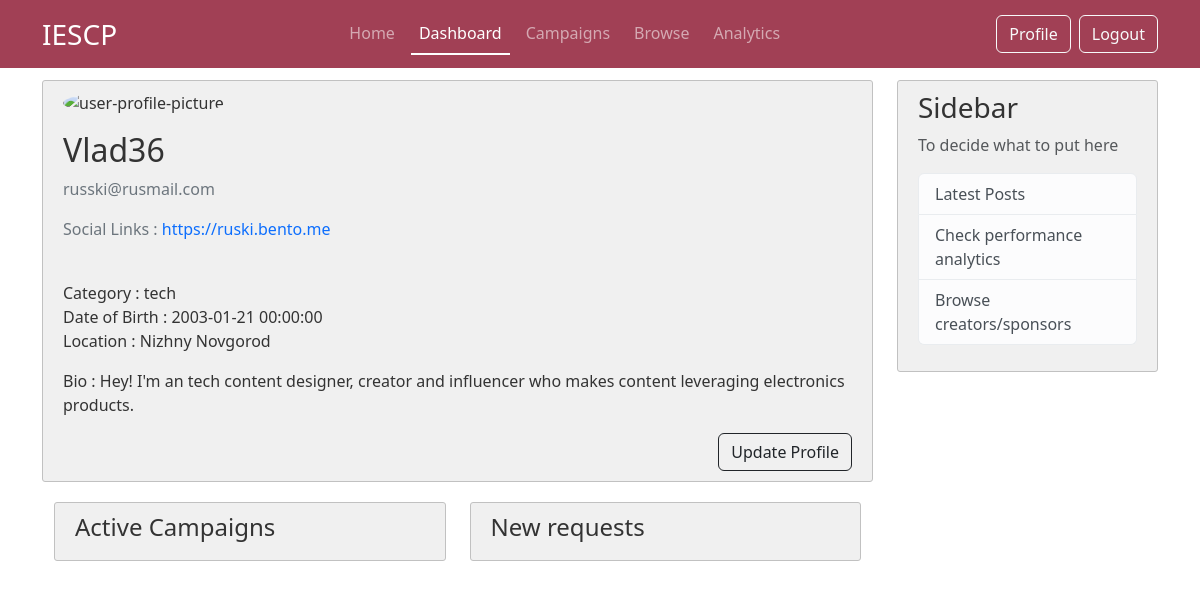
Page /dashboard (signed in) on the earlier database version.
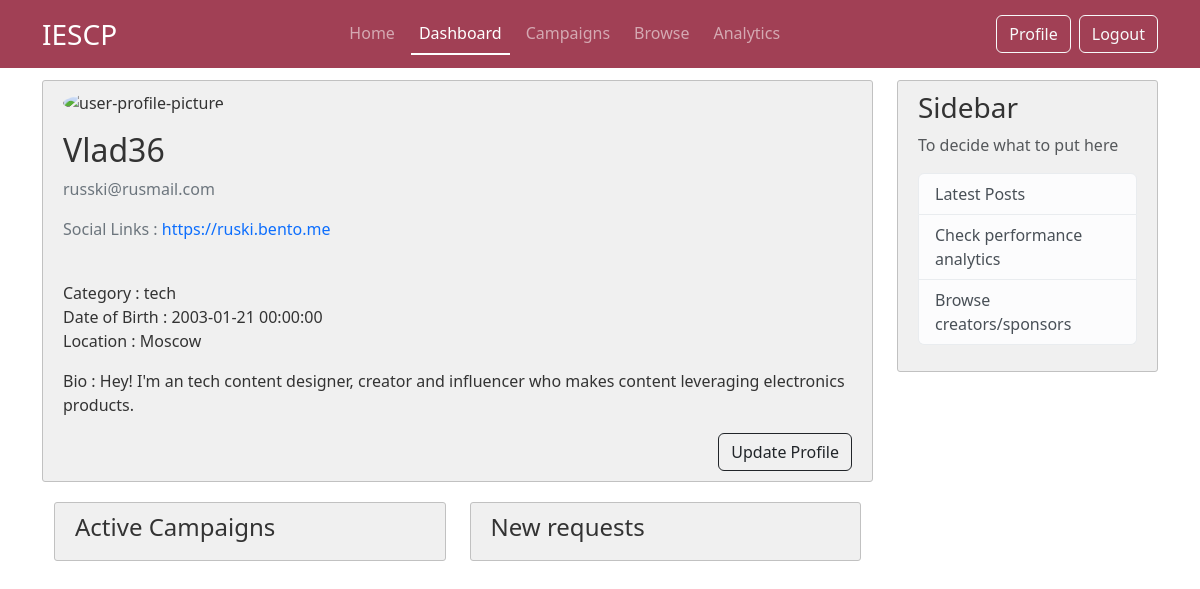
Same page on the later database version.
### iescp/models.py (models this page shows, shortened)
class Creator(db.Model, UserMixin):
     __tablename__ = 'creator'
     id = db.Column(db.Integer, primary_key=True)
     common_id = db.Column(db.Integer, db.ForeignKey('commonuser.id'), nullable = False)
     social_link_1 = db.Column(db.String(120), nullable=False)
     social_link_2 = db.Column(db.String(120))
     social_link_3 = db.Column(db.String(120))
     category = db.Column(db.String(50), nullable= False)
     location= db.Column(db.String(100), nullable= False)
     dob = db.Column(db.DateTime, nullable=False)
     bio = db.Column(db.Text, nullable= False)

### iescp/routes.py (the view)
@app.route("/dashboard")
@login_required
def dashboard():
     if current_user.role == "Sponsor":
          return render_template("sponsor/01_sponsor_dashboard.html", title= "Dashboard")
     elif current_user.role == "Creator":
          creator_data = Creator.query.filter_by(common_id=current_user.id).first()
          return render_template("creator/01_creator_dashboard.html", title= "Dashboard", creator_data=creator_data)
     else:
          return redirect(url_for('home'))

### iescp/models.py (called while the page is built)
@login_manager.user_loader
def load_user(user_id):
     return CommonUser.query.get(int(user_id))

### iescp/templates/creator/01_creator_dashboard.html (shortened to what this page needs)
{% extends "layout.html" %}
{% block content %}
<div class="content-section">
    <div class="media">
        <img src="" alt="user-profile-picture" class="rounded-circle account-img">
        <div class="media-body">
            <h2 class="account-name"> {{current_user.username}}</h2>
            <p class="text-secondary">{{ current_user.email  }}</p>
            <p class="text-secondary"> Social Links :
                {% if creator_data %}
                    {% if creator_data.social_link_1 %}
                        <a href="{{ creator_data.social_link_1 }}" target="_blank"> {{ creator_data.social_link_1 }}</a>
                    {% endif %}
                {% endif %}
            </p>
            <p class="article-content">
                <span> Category : {{ creator_data.category }} </span>
                <span> Date of Birth : {{ creator_data.dob }} </span>
                <span> Location : {{ creator_data.location}} </span>
            </p>
            <p class="article-content">Bio : {{ creator_data.bio }}</p>
        </div>
    </div>
    <div class="text-end">
        <a class="btn btn-outline-dark" href="{{url_for('creator_profile')}}">Update Profile</a>
    </div>
</div>
<div class="container">
<div class="row ">
    <div class="col-md-6">
        <div class="content-section">
            <h2 class="fs-4"> Active Campaigns</h2>
        </div>
    </div>
    <div class="col-md-6">
        <div class="content-section">
            <h2 class="fs-4"> New requests </h2>
        </div>
    </div>
</div>
</div>
{% endblock content %}

Differences in the rows shown:
changed Creator "https://ruski.bento.me": location "Nizhny Novgorod" → "Moscow"
